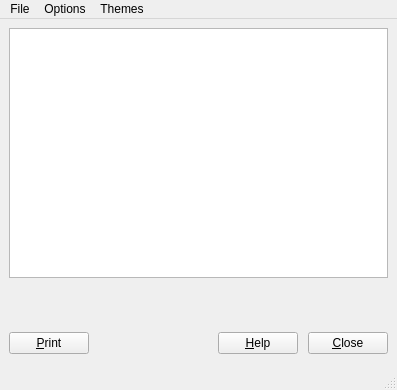
<?xml version="1.0" encoding="UTF-8"?>
<ui version="4.0">
 <class>MainWindow</class>
 <widget class="QMainWindow" name="MainWindow">
  <property name="geometry">
   <rect>
    <x>0</x>
    <y>0</y>
    <width>397</width>
    <height>390</height>
   </rect>
  </property>
  <property name="minimumSize">
   <size>
    <width>397</width>
    <height>390</height>
   </size>
  </property>
  <property name="windowTitle">
   <string>MainWindow</string>
  </property>
  <property name="windowIcon">
   <iconset resource="resource.qrc">
    <normaloff>:/img/icon-256.png</normaloff>:/img/icon-256.png</iconset>
  </property>
  <property name="locale">
   <locale language="English" country="UnitedStates"/>
  </property>
  <widget class="QWidget" name="centralwidget">
   <layout class="QVBoxLayout" name="verticalLayout">
    <item>
     <widget class="QTextEdit" name="textEdit">
      <property name="minimumSize">
       <size>
        <width>375</width>
        <height>250</height>
       </size>
      </property>
     </widget>
    </item>
    <item>
     <spacer name="verticalSpacer">
      <property name="orientation">
       <enum>Qt::Vertical</enum>
      </property>
      <property name="sizeHint" stdset="0">
       <size>
        <width>20</width>
        <height>40</height>
       </size>
      </property>
     </spacer>
    </item>
    <item>
     <layout class="QHBoxLayout" name="horizontalLayout">
      <property name="spacing">
       <number>10</number>
      </property>
      <property name="topMargin">
       <number>5</number>
      </property>
      <property name="bottomMargin">
       <number>5</number>
      </property>
      <item>
       <widget class="QPushButton" name="btnPrint">
        <property name="minimumSize">
         <size>
          <width>80</width>
          <height>20</height>
         </size>
        </property>
        <property name="text">
         <string>&amp;Print</string>
        </property>
       </widget>
      </item>
      <item>
       <spacer name="horizontalSpacer">
        <property name="orientation">
         <enum>Qt::Horizontal</enum>
        </property>
        <property name="sizeHint" stdset="0">
         <size>
          <width>40</width>
          <height>20</height>
         </size>
        </property>
       </spacer>
      </item>
      <item>
       <widget class="QPushButton" name="btnHelp">
        <property name="minimumSize">
         <size>
          <width>80</width>
          <height>20</height>
         </size>
        </property>
        <property name="text">
         <string>&amp;Help</string>
        </property>
       </widget>
      </item>
      <item>
       <widget class="QPushButton" name="btnClose">
        <property name="minimumSize">
         <size>
          <width>80</width>
          <height>20</height>
         </size>
        </property>
        <property name="text">
         <string>&amp;Close</string>
        </property>
       </widget>
      </item>
     </layout>
    </item>
   </layout>
  </widget>
  <widget class="QMenuBar" name="menuBar">
   <property name="geometry">
    <rect>
     <x>0</x>
     <y>0</y>
     <width>397</width>
     <height>17</height>
    </rect>
   </property>
   <widget class="QMenu" name="menuFile">
    <property name="title">
     <string>File</string>
    </property>
    <addaction name="actionNew"/>
    <addaction name="actionOpen"/>
    <addaction name="actionOpen_read_only"/>
    <addaction name="actionSave"/>
    <addaction name="separator"/>
    <addaction name="actionExit"/>
   </widget>
   <widget class="QMenu" name="menuOptions">
    <property name="title">
     <string>Options</string>
    </property>
    <addaction name="actionHelp"/>
    <addaction name="separator"/>
    <addaction name="actionEnglish"/>
    <addaction name="actionRussian"/>
    <addaction name="separator"/>
   </widget>
   <widget class="QMenu" name="menuThemes">
    <property name="title">
     <string>Themes</string>
    </property>
    <addaction name="actionClientor"/>
    <addaction name="actionDtor"/>
    <addaction name="actionMaterial_blue"/>
    <addaction name="actionMaterial_dark"/>
    <addaction name="actionNeonButtons"/>
    <addaction name="actionUbuntu"/>
    <addaction name="separator"/>
    <addaction name="actionRestoreTheme"/>
   </widget>
   <addaction name="menuFile"/>
   <addaction name="menuOptions"/>
   <addaction name="menuThemes"/>
  </widget>
  <widget class="QStatusBar" name="statusBar"/>
  <action name="actionNew">
   <property name="text">
    <string>&amp;New</string>
   </property>
  </action>
  <action name="actionOpen">
   <property name="text">
    <string>&amp;Open</string>
   </property>
  </action>
  <action name="actionOpen_read_only">
   <property name="text">
    <string>Open (read only)</string>
   </property>
  </action>
  <action name="actionSave">
   <property name="text">
    <string>&amp;Save</string>
   </property>
  </action>
  <action name="actionExit">
   <property name="text">
    <string>&amp;Exit</string>
   </property>
  </action>
  <action name="actionHelp">
   <property name="text">
    <string>Help</string>
   </property>
  </action>
  <action name="actionEnglish">
   <property name="text">
    <string>English</string>
   </property>
  </action>
  <action name="actionRussian">
   <property name="text">
    <string>Russian</string>
   </property>
  </action>
  <action name="actionClientor">
   <property name="text">
    <string>Clientor</string>
   </property>
  </action>
  <action name="actionDtor">
   <property name="text">
    <string>Dtor</string>
   </property>
  </action>
  <action name="actionMaterial_blue">
   <property name="text">
    <string>Material-blue</string>
   </property>
  </action>
  <action name="actionMaterial_dark">
   <property name="text">
    <string>Material-dark</string>
   </property>
  </action>
  <action name="actionNeonButtons">
   <property name="text">
    <string>NeonButtons</string>
   </property>
  </action>
  <action name="actionUbuntu">
   <property name="text">
    <string>Ubuntu</string>
   </property>
  </action>
  <action name="actionRestoreTheme">
   <property name="text">
    <string>Restore defaults</string>
   </property>
  </action>
 </widget>
 <resources>
  <include location="resource.qrc"/>
 </resources>
 <connections/>
</ui>
